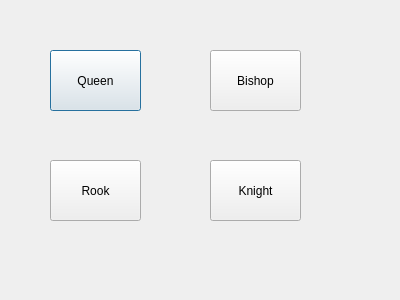
<?xml version="1.0" encoding="UTF-8"?>
<ui version="4.0">
 <class>PawnUpgradeSession</class>
 <widget class="QDialog" name="PawnUpgradeSession">
  <property name="geometry">
   <rect>
    <x>0</x>
    <y>0</y>
    <width>400</width>
    <height>300</height>
   </rect>
  </property>
  <property name="windowTitle">
   <string>Dialog</string>
  </property>
  <widget class="QPushButton" name="pushButton_queen">
   <property name="geometry">
    <rect>
     <x>50</x>
     <y>50</y>
     <width>91</width>
     <height>61</height>
    </rect>
   </property>
   <property name="text">
    <string>Queen</string>
   </property>
  </widget>
  <widget class="QPushButton" name="pushButton_bishop">
   <property name="geometry">
    <rect>
     <x>210</x>
     <y>50</y>
     <width>91</width>
     <height>61</height>
    </rect>
   </property>
   <property name="text">
    <string>Bishop</string>
   </property>
  </widget>
  <widget class="QPushButton" name="pushButton_rook">
   <property name="geometry">
    <rect>
     <x>50</x>
     <y>160</y>
     <width>91</width>
     <height>61</height>
    </rect>
   </property>
   <property name="text">
    <string>Rook</string>
   </property>
  </widget>
  <widget class="QPushButton" name="pushButton_knight">
   <property name="geometry">
    <rect>
     <x>210</x>
     <y>160</y>
     <width>91</width>
     <height>61</height>
    </rect>
   </property>
   <property name="text">
    <string>Knight</string>
   </property>
  </widget>
 </widget>
 <resources/>
 <connections/>
</ui>
